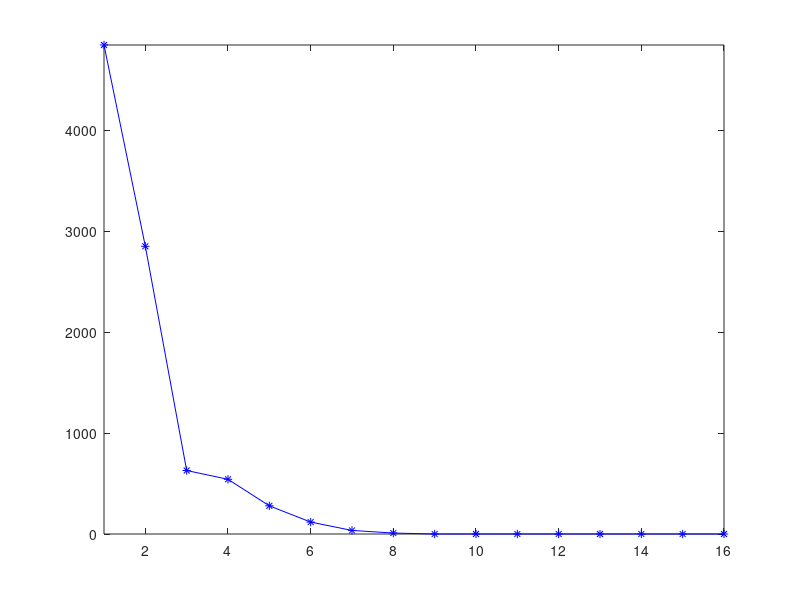
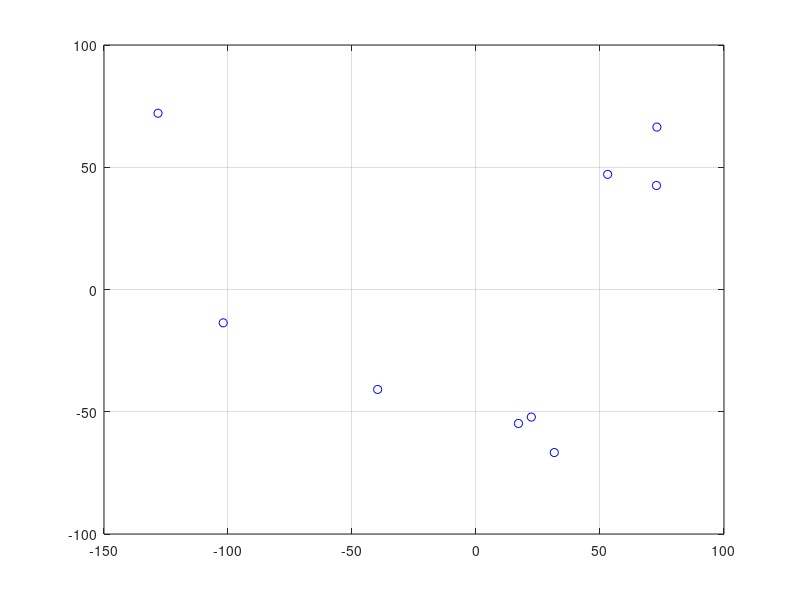
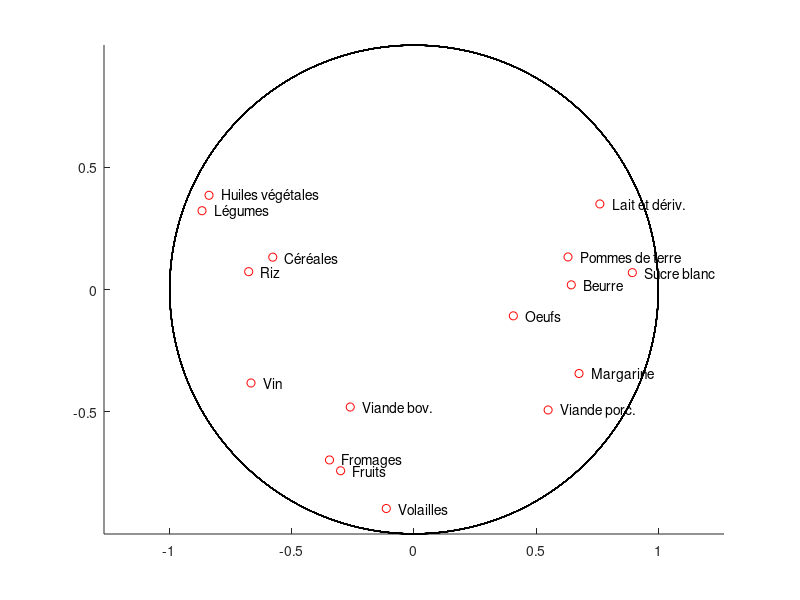

MATLAB code to generate these figures, in order:
clear all; close all;

Y=     [68	76	127	60	72	68	84	68	82;
        2	4	3	3	2	3	2	2	4;
        81	74	41	81	101	102	111	68	70;
        36	34	31	37	35	40	42	44	24;
        64	115	172	82	60	76	83	57	237;
        89	53	69	84	64	33	30	38	57;
        25	93	87	13	66	6	3	14	45;
        6	12	20	4	4	8	8	7	22;
        7	3	1	12	10	6	4	12	1;
        24	33	25	21	28	23	23	13	20;
        58	38	24	41	41	26	32	51	18;
        84	90	80	136	87	14	14	9	13;
        85	91	84	135	89	134	187	159	64;
        6	7	2	3	8	5	11	6	1;
        12	18	13	13	10	6	3	10	8;
        17	15	11	11	14	14	14	14	12];
    
    tab_2={ 'Céréales' 8;
        'Riz' 3;
        'Pommes de terre' 14;
        'Sucre blanc' 11;
        'Légumes' 7;
        'Fruits' 6;
        'Vin' 3;
        'Huiles végétales' 16;
        'Margarine' 9;
        'Viande bov.' 11;
        'Viande porc.' 12;
        'Volailles' 9;
        'Lait et dériv.' 14;
        'Beurre' 6;
        'Fromages' 8;
        'Oeufs' 5 }; 
    
Y = Y';   
[n,m]=size(Y); %Nombres de donnees et de variables statistiques

X=zeros(n,m); %initialisation de la matrice des donnees centrees
moy=mean(Y); %Vecteur des moyennes de chaque colonne
for i = (1:m) %Calcul de la matrice des donnees centrees
    X(:,i)=Y(:,i)-moy(i);
end

M=1/n*(X'*X); %Calcul de la matrice de covariance
[V,D]=eig(M); %Diagonalisation de M

lambda=flipud(diag(D));  %Valeurs propres dans l'ordre décroissant
P=fliplr(V); %Rangement des vecteurs propres dans l'ordre des valeurs propres

figure(2)
plot(lambda,'b-*') %Affichage des valeurs propres
axis([-inf,inf,-inf,inf])


tau=zeros(1,m); %Initialisation du vecteur des taux d'inertie
for i=1:3 %Calcul des taux d'inertie
    tau(i)=lambda(i)/sum(lambda); 
end
Xstar=X*P;

figure(3)
plot(Xstar(:,1),Xstar(:,2),'bo');
%axis([-8,10,-6,8])
grid()

sigma=std(Y);
Z=X*diag(1./sigma);
r1=(1/(n*sqrt(lambda(1))))*Z'*Xstar(:,1);
r2=(1/(n*sqrt(lambda(2))))*Z'*Xstar(:,2);

figure(4);
hold on;
theta=0:0.1:360;
crlx=cos(theta);
crly=sin(theta);
plot(r1,r2,'ro')
axis equal
text(r1+0.05,r2,tab_2(:,1));
plot(crlx,crly,'black');
